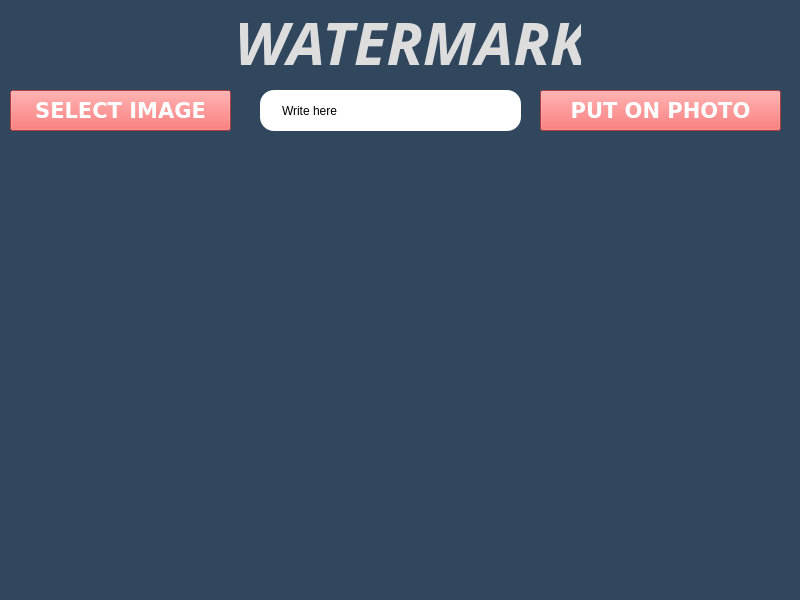
<?xml version="1.0" encoding="UTF-8"?>
<ui version="4.0">
 <class>MainWindow</class>
 <widget class="QMainWindow" name="MainWindow">
  <property name="geometry">
   <rect>
    <x>0</x>
    <y>0</y>
    <width>800</width>
    <height>600</height>
   </rect>
  </property>
  <property name="windowTitle">
   <string>Watermark!</string>
  </property>
  <property name="styleSheet">
   <string notr="true">background-color: #30475e;</string>
  </property>
  <widget class="QWidget" name="centralwidget">
   <widget class="QLabel" name="Title">
    <property name="geometry">
     <rect>
      <x>240</x>
      <y>0</y>
      <width>341</width>
      <height>73</height>
     </rect>
    </property>
    <property name="font">
     <font>
      <family>Fira Mono</family>
      <pointsize>45</pointsize>
      <weight>75</weight>
      <italic>true</italic>
      <bold>true</bold>
     </font>
    </property>
    <property name="styleSheet">
     <string notr="true">color: #dddddd;</string>
    </property>
    <property name="text">
     <string>WATERMARK</string>
    </property>
    <property name="alignment">
     <set>Qt::AlignHCenter|Qt::AlignTop</set>
    </property>
   </widget>
   <widget class="QPushButton" name="ImageButton">
    <property name="geometry">
     <rect>
      <x>10</x>
      <y>90</y>
      <width>221</width>
      <height>41</height>
     </rect>
    </property>
    <property name="font">
     <font>
      <family>DejaVu Sans</family>
      <pointsize>16</pointsize>
      <weight>75</weight>
      <bold>true</bold>
     </font>
    </property>
    <property name="styleSheet">
     <string notr="true">background-color: #f05454;
color: #FFFFFF;</string>
    </property>
    <property name="text">
     <string>SELECT IMAGE</string>
    </property>
   </widget>
   <widget class="QLineEdit" name="lineEdit">
    <property name="geometry">
     <rect>
      <x>260</x>
      <y>90</y>
      <width>261</width>
      <height>41</height>
     </rect>
    </property>
    <property name="styleSheet">
     <string notr="true">background-color: #FFF;
color: rgb(0, 0, 0);
border-radius: 14px;
padding: 7.5px 20px;</string>
    </property>
    <property name="text">
     <string>Write here</string>
    </property>
   </widget>
   <widget class="QPushButton" name="pushButton">
    <property name="geometry">
     <rect>
      <x>540</x>
      <y>90</y>
      <width>241</width>
      <height>41</height>
     </rect>
    </property>
    <property name="font">
     <font>
      <family>DejaVu Sans</family>
      <pointsize>16</pointsize>
      <weight>75</weight>
      <bold>true</bold>
     </font>
    </property>
    <property name="styleSheet">
     <string notr="true">background-color: #f05454;
color: #FFFFFF;</string>
    </property>
    <property name="text">
     <string>PUT ON PHOTO</string>
    </property>
   </widget>
   <widget class="QLabel" name="label">
    <property name="geometry">
     <rect>
      <x>200</x>
      <y>150</y>
      <width>391</width>
      <height>401</height>
     </rect>
    </property>
    <property name="text">
     <string/>
    </property>
    <property name="pixmap">
     <pixmap>../images/placeholder.png</pixmap>
    </property>
    <property name="scaledContents">
     <bool>true</bool>
    </property>
   </widget>
  </widget>
  <widget class="QMenuBar" name="menubar">
   <property name="geometry">
    <rect>
     <x>0</x>
     <y>0</y>
     <width>800</width>
     <height>22</height>
    </rect>
   </property>
  </widget>
  <widget class="QStatusBar" name="statusbar"/>
 </widget>
 <resources/>
 <connections/>
</ui>
